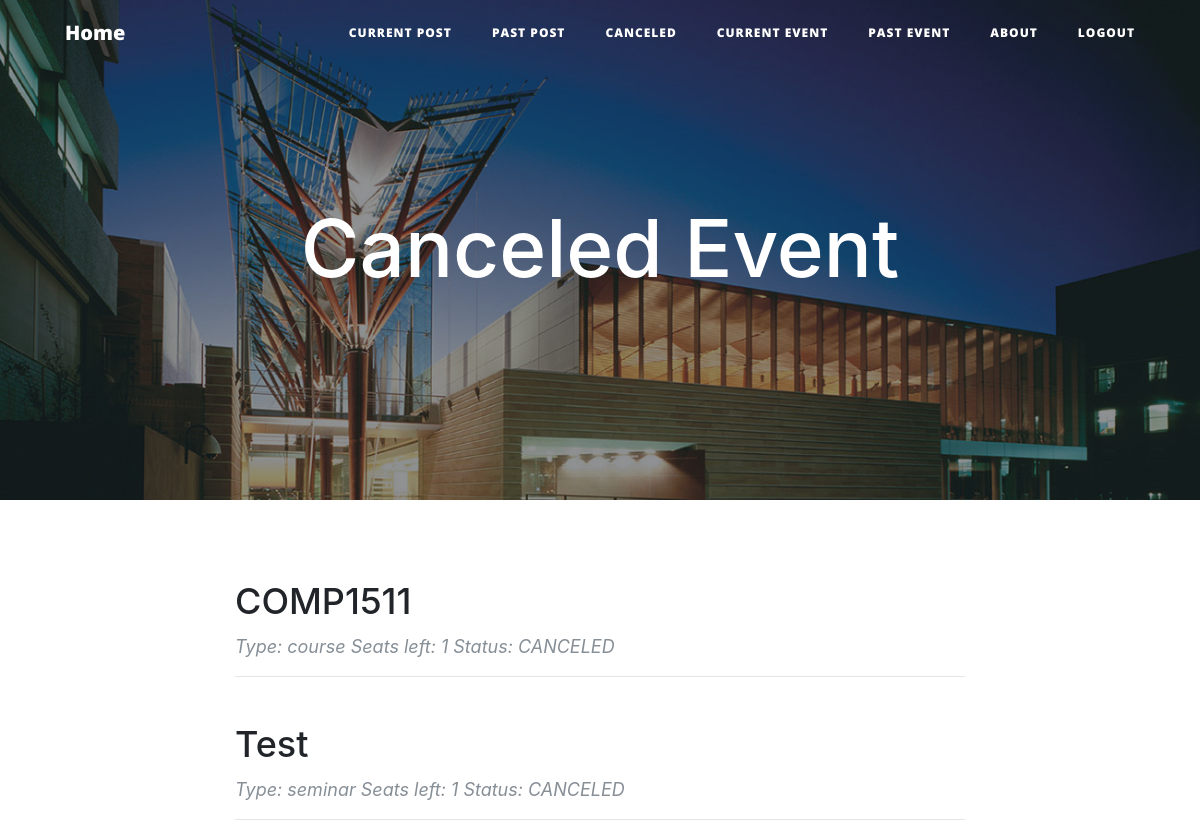
/cance/ (signed in), run on the app's committed database.
### event.py (models this page shows, shortened)
class Event(db.Model):
    __tablename__ = 'events'
    event_id = db.Column(db.Integer, primary_key=True)
    title = db.Column(db.String(120))
    details = db.Column(db.UnicodeText)
    start = db.Column(db.String(80))
    end = db.Column(db.String(80))
    capacity = db.Column(db.Integer)
    status = db.Column(db.String(80))
    creater = db.Column(db.String(80))
    fee = db.Column(db.Integer)
    early_period = db.Column(db.Integer)
    users = db.relationship('User',secondary=event_realation,
                            backref=db.backref('event_users_all', lazy='dynamic'))

class Seminar(db.Model):
    __tablename__ = 'seminars'
    seminar_id = db.Column(db.Integer, primary_key=True)
    title = db.Column(db.String(120))
    details = db.Column(db.UnicodeText)
    start = db.Column(db.String(80))
    end = db.Column(db.String(80))
    capacity = db.Column(db.Integer)
    status = db.Column(db.String(80))
    creater = db.Column(db.String(80))
    users = db.relationship('User',secondary=seminar_realation,
                            backref=db.backref('seminar_users_all', lazy='dynamic'))
    sessions = db.relationship('Session',secondary=seminar_session,
                            backref=db.backref('session_all', lazy='dynamic'))

### route.py (the view)
@app.route('/cance/',methods = ['POST','GET'])
@login_required
@admin_required
def cance():
    return render_template('canele.html',events = Event.query.all(), seminars = Seminar.query.all())

### event.py (called while the page is built)
    @property
    def is_authenticated(self):
        return True

    @property
    def is_anonymous(self):
        return False

### route.py (called while the page is built)
def admin_required(f):
    @wraps(f)
    def decorated_function(*args, **kwargs):
        if current_user.role != 'trainer':
            return redirect(url_for('page_not_found'))
        return f(*args, **kwargs)
    return decorated_function

### server.py (called while the page is built)
@login_manager.user_loader
def load_user(user_id):
    return User.query.get(int(user_id))

### templates/canele.html
{% extends 'basedashboard.html' %}
{% block dash %}
<header class="masthead" style="background-image: url('{{ url_for('static',filename='asb-unsw-campus-53.jpg')}}'); width: auto; height:500px;">
    <div class="overlay"></div>
    <div class="container">
        <div class="row">
            <div class="col-lg-8 col-md-10 mx-auto">
                <div class="site-heading">
                    <h1>Canceled Event</h1>
                </div>
            </div>
        </div>
    </div>
</header>
<div class="container">
    <div class="row">
        <div class="col-lg-8 col-md-10 mx-auto">
            {% for event in events %}
                {% if event.status == 'CANCELED' %}
                    <div class="post-preview">
                        <a href="{{ url_for('info', eventId = event.event_id) }}">
                            <h2 class="post-title">
                                {{event.title}}
                            </h2>
                        </a>
                        <p class="post-meta">Type: course Seats left: {{ event.capacity - event.events_all.count() }} Status: {{event.status}}</p>
                    </div>
                    <hr>
                {% endif %}
            {% endfor %}
        </div>
    </div>
</div>
<div class="container">
    <div class="row">
        <div class="col-lg-8 col-md-10 mx-auto">
            {% for seminar in seminars %}
                {% if seminar.status == 'CANCELED' %}
                    <div class="post-preview">
                        <a href="{{ url_for('seminarinfo', seminarId = seminar.seminar_id) }}">
                            <h2 class="post-title">
                                {{seminar.title}}
                            </h2>
                        </a>
                        <p class="post-meta">Type: seminar Seats left: {{ seminar.capacity - seminar.seminars_all.count() }} Status: {{seminar.status}}</p>
                    </div>
                    <hr>
                {% endif %}
            {% endfor %}
        </div>
    </div>
</div>
{% endblock %}

### data on the page
Event: title "COMP1511", event.capacity-event.events_all.count() "1", status "CANCELED"
Seminar: title "Test", seminar.capacity-seminar.seminars_all.count() "1", status "CANCELED"
